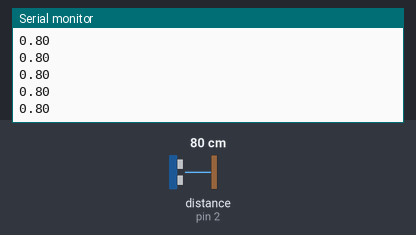
The sketch below on a simulated Arduino Uno, built with avr-gcc and run on an emulated ATmega328P. Shown: the last lines printed to the serial monitor. Wiring (inferred from the names in the program): ultrasonic range finder: trigger pin 3; echo pin 2. The inputs (shaded band) are chosen by the test bench; at power-on: distance to the obstacle (sensor on pin 2) 80 cm. The echo pulse lasts 58.3 µs per cm.

Above: at 1.2 s.
1.3 s: distance to the obstacle (sensor on pin 2) set to 2 cm
At 1.35 s:
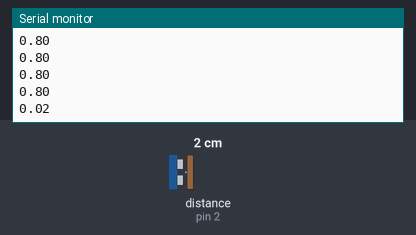
2.8 s: distance to the obstacle (sensor on pin 2) set to 4 cm
At 2.83 s:
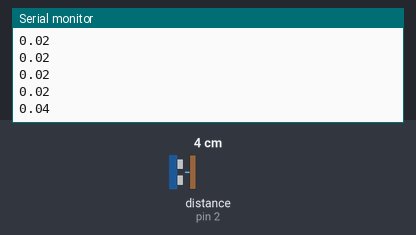
Timing chart, 0 to 5.8 s (numbered marks = the images above; inputs shaded):
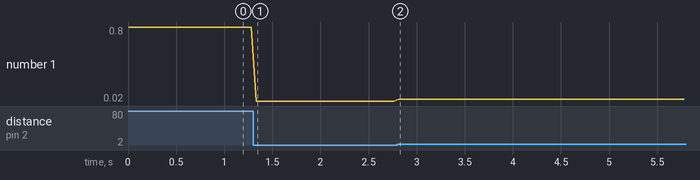

Measured:
- after the input at 1.3 s, the serial monitor: prints a new line at once (image 1)
- after the input at 2.8 s, the serial monitor: prints a new line at once (image 2)
- plotted number 1: 0.8 → 0.02 after the input at 1.3 s, 0.02 → 0.04 after the input at 2.8 s

The sketch:

sonar.ino
```cpp
const int trigPin = 3;
const int echoPin = 2;

/* supponendo di eseguire il test
   in un ambiente a 20 °C
   https://it.wikipedia.org/wiki/Velocità_del_suono
   */
//vs = velocita del suono
const float vs = 331.45 + 0.62*20;

void setup()
{
  Serial.begin(115200);
  pinMode(trigPin, OUTPUT);
  pinMode(echoPin, INPUT);
}

float getDistance()
{
    /* invio impulso */
    digitalWrite(trigPin,LOW);
    delayMicroseconds(5);
    digitalWrite(trigPin,HIGH);
    delayMicroseconds(5);
    digitalWrite(trigPin,LOW);

    /* ricevi l’eco */
    //tUS = tempo in microsecondi
    float tUS = pulseIn(echoPin, HIGH);
    //t = tempo in secondi (10^-6/10^-6 = 10^0 = 1) ==> 1 secondo
    //poi dividiamo per due perche sarebbe il tempo di andata e il tempo di ritorno
    float t = tUS / 2000000.0;
    //d = distanza
    float d = t*vs;
    return d;
}

void loop()
{
  float d = getDistance();
  Serial.println(d);
  delay(50);
}
```
